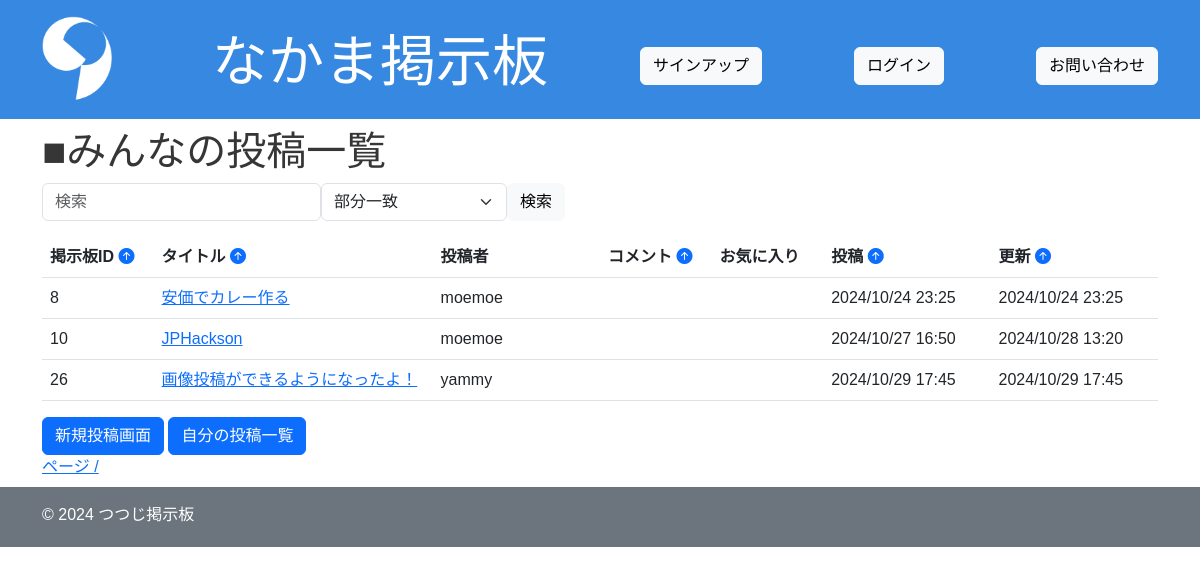
/sort/, run on an earlier commit of the app's database.
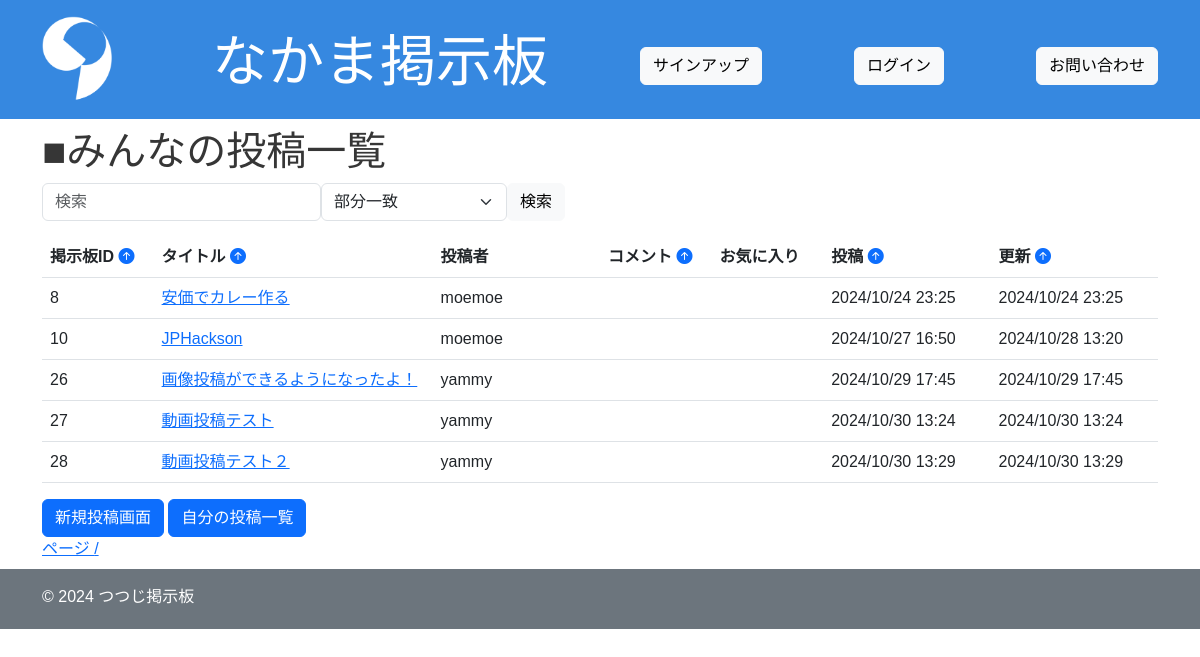
And on a later commit of the database.
### app/models.py (models this page shows, shortened)
class Board(models.Model):
    title = models.CharField(max_length=200)
    content = models.TextField()
    image = models.ImageField(upload_to='images/', blank=True, null=True)
    video = models.FileField(upload_to='videos/', blank=True, null=True)
    user = models.ForeignKey(User, on_delete=models.CASCADE, related_name="boards", null=True)
    created_at = models.DateTimeField(auto_now_add=True)
    updated_at = models.DateTimeField(auto_now=True)

### app/views.py (the view)
# urls.py: path("sort/", views.board_sort, name="sort"),
def board_sort(request):
    sort_by = request.GET.get('sort')
    direction = request.GET.get('direction')
    if direction == "asc":
        next_direction = "desc"
    else:
        next_direction = "asc"
    if sort_by:
        if direction == "desc":
            boards = Board.objects.all().order_by(f"-{sort_by}")
        else:
            boards = Board.objects.all().order_by(sort_by)
    else:
        boards = Board.objects.all()
    context = {
        "boards": boards,
        "sort_by": sort_by,
        "direction": direction,
        "next_direction": next_direction
    }
    return render(request, "index.html", context)

### templates/index.html (shortened to what this page needs)
{% extends "base.html" %}
{% load static %}
{% block content %}
<body class="dark">
    <section>
    <h1>■みんなの投稿一覧</h1>
    <form method="GET" action="{% url 'app:search' %}" class="d-flex flex-row mb-3">
    <div class="col-md-3">
        <input type="text" name="query" id="id_query" class="form-control" placeholder="検索">
    </div>
    <div class="col-md-2">
        <select name="search_type" class="form-select">
            <option value="partial">部分一致</option>
        </select>
    </div>
    <div class="col-md-1">
        <button type="submit" class="btn btn-light">検索</button>
        </div>
    </form>
    <table class="table">
        <colgroup>
            <col style="width: 10%;">
            <col style="width: 25%;">
            <col style="width: 15%;">
            <col style="width: 10%;">
            <col style="width: 10%;">
            <col style="width: 15%;">
            <col style="width: 15%;">
        </colgroup>
        <thead>
            <tr>
                <th scope="col">掲示板ID
                    <a href="{% url 'app:sort' %}?sort=id&direction={{ next_direction|default:'asc' }}">
                        {% include "direction.html" with sort_filed='id' field=sort_by direction=direction %}
                    </a>
                </th>
                <th scope="col">タイトル
                <a href="{% url 'app:sort' %}?sort=title&direction={{ next_direction|default:'asc' }}">
                    {% include "direction.html" with sort_filed='title' field=sort_by direction=direction %}
                </a>
                <th scope="col">投稿者</th>
            <th scope="col">コメント
                <a href="{% url 'app:sort' %}?sort=comment_count&direction={{ next_direction|default:'asc' }}">
                    {% include "direction.html" with sort_filed='comment_count' field=sort_by direction=direction %}
                </a>
            </th>
            <th scope="col">
                お気に入り
            </th>
                <th scope="col">
                    投稿
                <a href="{% url 'app:sort' %}?sort=created_at&direction={{ next_direction|default:'asc' }}">
                    {% include "direction.html" with sort_filed='created_at' field=sort_by direction=direction %}
                </a>
                </th>
                <th scope="col">更新
                <a href="{% url 'app:sort' %}?sort=updated_at&direction={{ next_direction|default:'asc' }}">
                    {% include "direction.html" with sort_filed='updated_at' field=sort_by direction=direction %}
                </a>
            </th>
            </tr>
        </thead>
        <tbody>
            {% for board in boards %}
            <tr>
                <td scope="col">{{ board.id }}</td>
                <td scope="col"><a href="{% url 'app:show' pk=board.id %}">{{ board.title }}</a></td>
                <td scope="col">{{ board.user }}</td>
                <td scope="col">{{ board.comment_count }}</td>
                <td>
                </td>
                <td scope="col">{{ board.created_at|date:"Y/m/d H:i" }}</td>
                <td scope="col">{{ board.updated_at|date:"Y/m/d H:i" }}</td>
                </tr>
            {% empty %}
                <p>該当するスレッドが見つかりませんでした。</p>
            {% endfor %}
        </tbody>
        </table>
        <a href="{% url 'app:new' %}" class="btn btn-primary">新規投稿画面</a>
        <a href="{% url 'app:my_boards' %}" class="btn btn-primary">自分の投稿一覧</a>
    </section>
    <a href="#">ページ {{ boards.number }} / {{ boards.paginator.num_pages }}</a>
</body>
{% endblock %}

What changed in the data, as far as the page shows it:
added Board: id "27", title "動画投稿テスト", user "yammy", created_at "2024/10/30 13:24", updated_at "2024/10/30 13:24"
added Board: id "28", title "動画投稿テスト２", user "yammy", created_at "2024/10/30 13:29", updated_at "2024/10/30 13:29"
